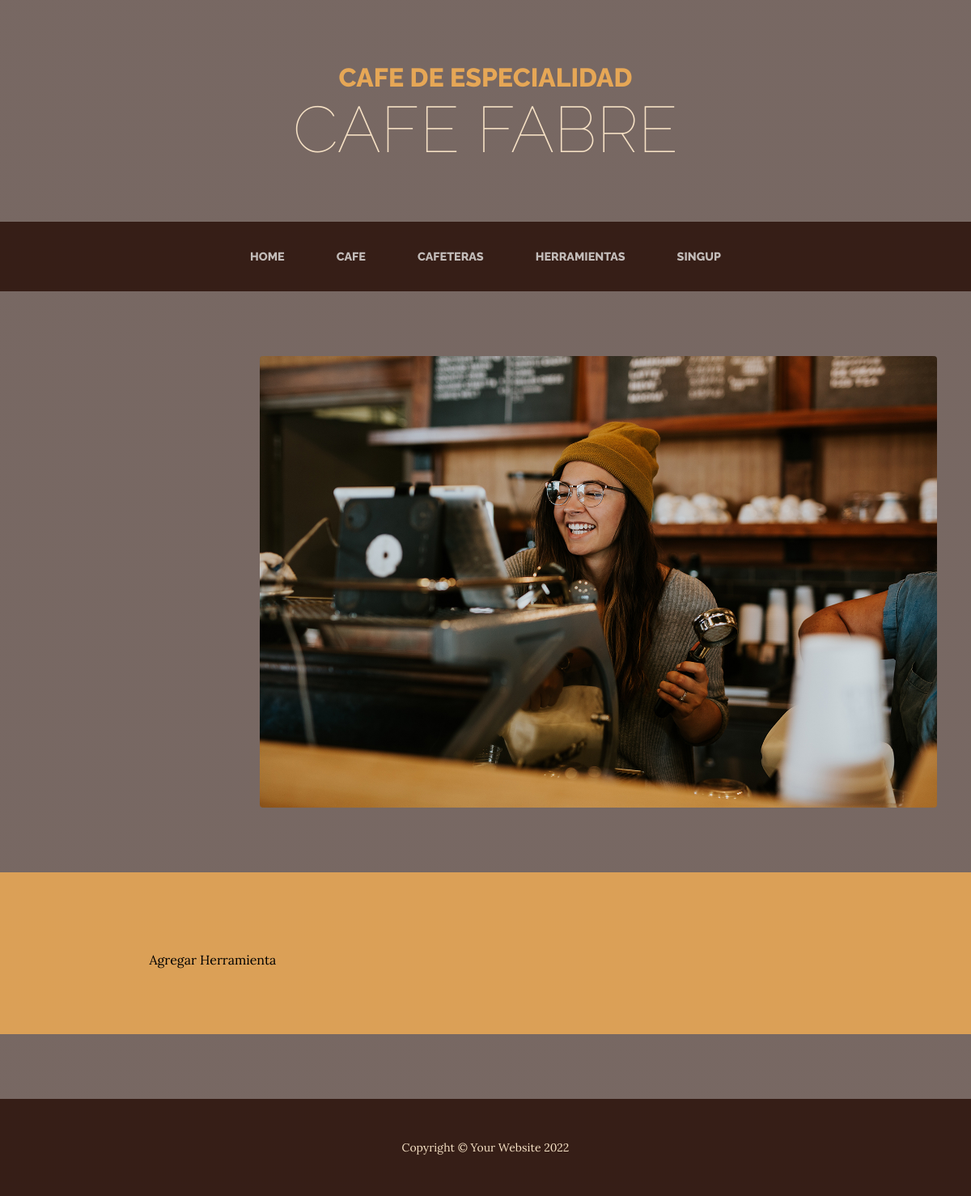
Before: /appcafe/herramientas/ with the older database file.
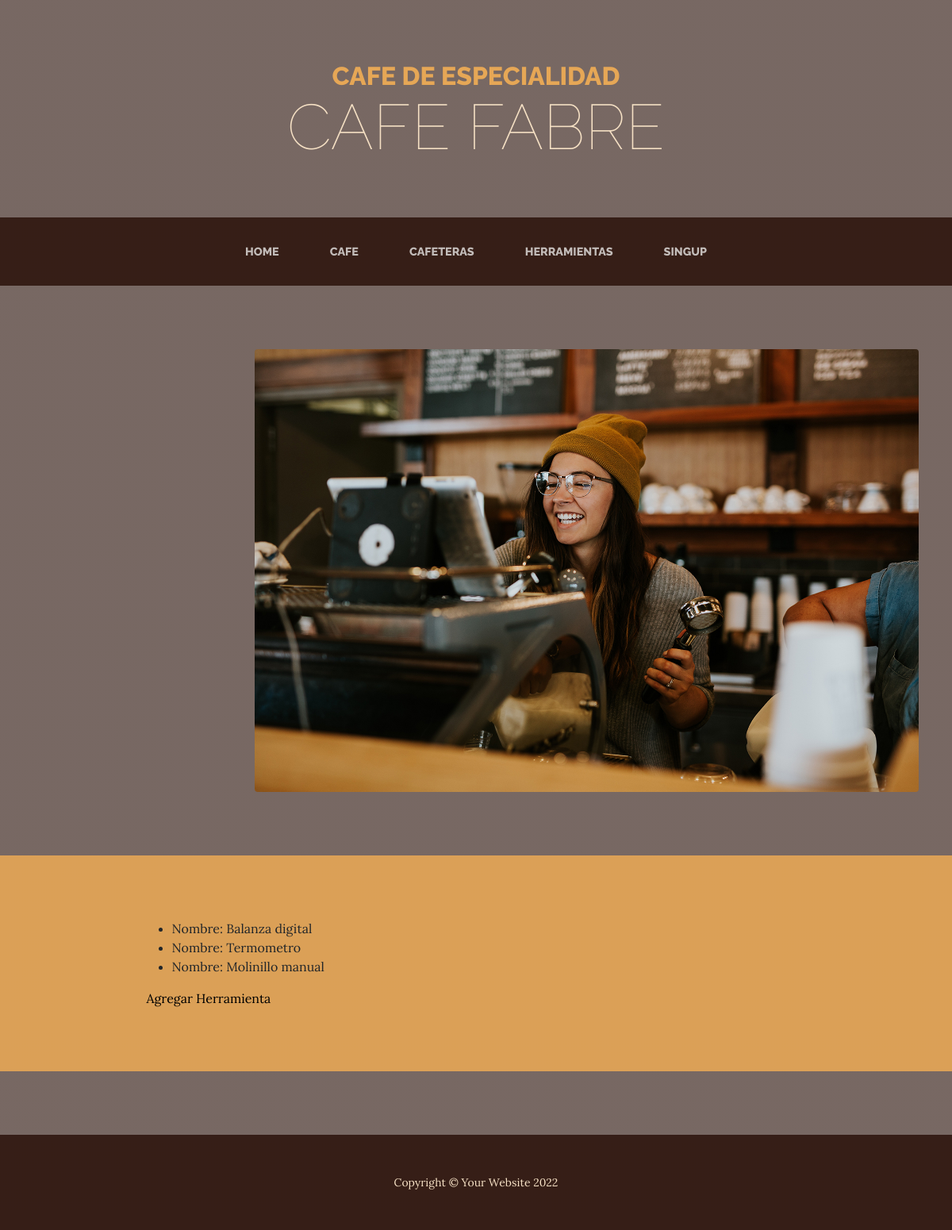
After: the same page with the newer database file.
### AppCafe/models.py (models this page shows)
class Herramienta(models.Model):
    nombre = models.CharField(max_length=50)

### AppCafe/views.py (the view)
# urls.py: path('herramientas/', herramientas, name="Herramientas"),
def herramientas(request):
     lista = Herramienta.objects.all()
     return render(request, "herramientas.html", {"lista_herramientas": lista})

### AppCafe/templates/herramientas.html
{% extends 'padre.html' %}
{% load static %}
{% block contenidoQueCambia %}
<ul>
    {% for herramienta in lista_herramientas %}
        <li> Nombre: {{herramienta.nombre}}</li>
    {% endfor %}
</ul>
<a href="{% url 'HerramientaFormulario' %}">Agregar Herramienta</a>
{% endblock contenidoQueCambia %}

Changed rows visible on the page:
added Herramienta: nombre "Balanza digital"
added Herramienta: nombre "Termometro"
added Herramienta: nombre "Molinillo manual"
